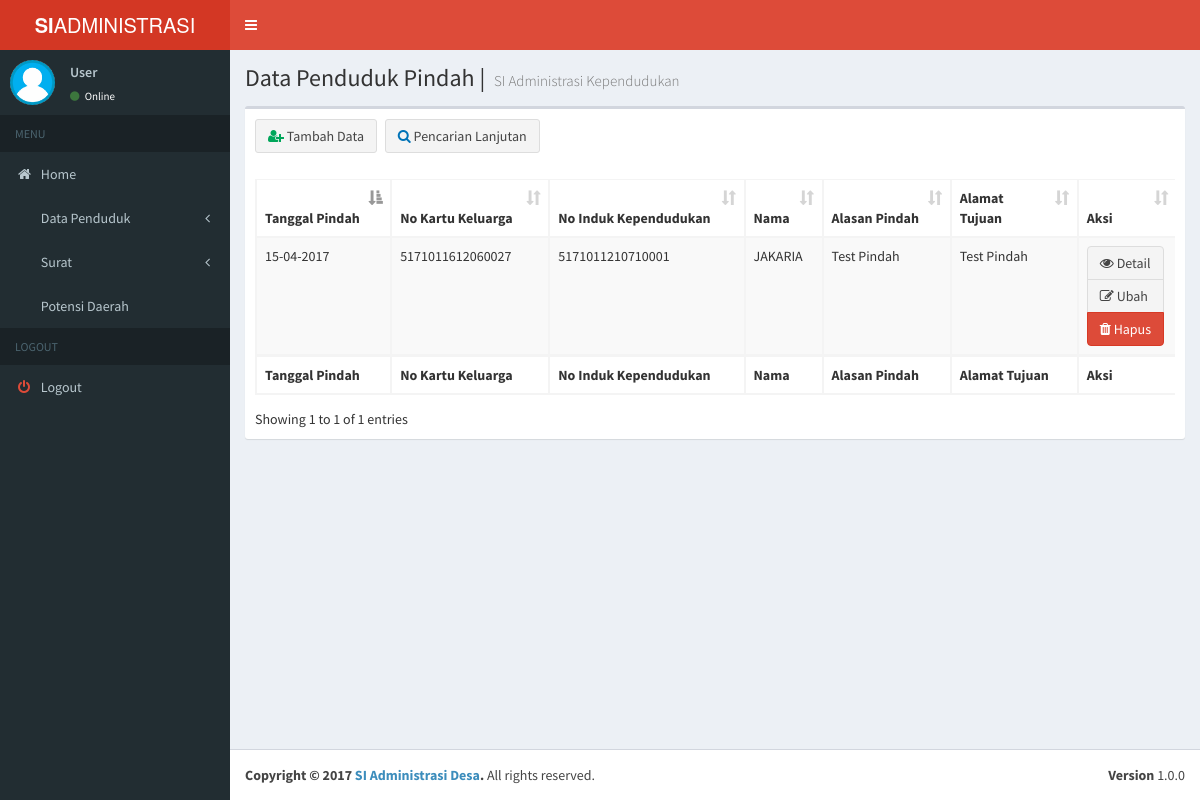
Screenshot of /index.php/pindah with the database file from the repository.
### tables this page shows
CREATE TABLE `t_pindah` (
  `id_pindah` int(11) NOT NULL,
  `no_kk` varchar(20) DEFAULT NULL,
  `id_kepala_keluarga` int(11) NOT NULL,
  `tgl_pindah` date DEFAULT NULL,
  `alasan_pindah` varchar(255) DEFAULT NULL,
  `alamat_tujuan` varchar(255) DEFAULT NULL,
  `id_provinsi` int(11) DEFAULT NULL,
  `id_kabupaten` int(11) DEFAULT NULL,
  `id_kecamatan` int(11) DEFAULT NULL,
  `id_desa` int(11) DEFAULT NULL,
  `id_banjar` int(11) DEFAULT NULL,
  `keterangan` varchar(255) DEFAULT NULL,
  `created_by` int(11) NOT NULL,
  `created_at` timestamp NOT NULL DEFAULT CURRENT_TIMESTAMP,
  `updated_by` int(11) NOT NULL,
  `updated_at` timestamp NOT NULL DEFAULT '0000-00-00 00:00:00' ON UPDATE CURRENT_TIMESTAMP,
  `status` tinyint(4) NOT NULL DEFAULT '1'
);

CREATE TABLE `t_penduduk` (
  `id_penduduk` int(11) NOT NULL,
  `periode_data` varchar(4) DEFAULT NULL,
  `no_kk` varchar(20) DEFAULT NULL,
  `status_kk` int(11) DEFAULT NULL,
  `nik` varchar(20) DEFAULT NULL,
  `nama` varchar(100) DEFAULT NULL,
  `tempat_lahir` varchar(50) DEFAULT NULL,
  `tgl_lahir` date DEFAULT NULL,
  `jk` tinyint(4) DEFAULT NULL,
  `alamat_saat_ini` varchar(255) DEFAULT NULL,
  `id_agama` int(11) DEFAULT NULL,
  `id_pendidikan` int(11) DEFAULT NULL,
  `pekerjaan` varchar(100) DEFAULT NULL,
  `telepon` varchar(20) DEFAULT NULL,
  `status_kawin` tinyint(4) DEFAULT NULL,
  `nama_ibu` varchar(100) DEFAULT NULL,
  `nama_ayah` varchar(100) DEFAULT NULL,
  `kewarganegaraan` varchar(20) DEFAULT NULL,
  `status_kependudukan` int(11) DEFAULT NULL COMMENT 'penduduk asli, pendatang, pindah, meninggal',
  `foto` varchar(255) DEFAULT NULL,
  `created_by` int(11) NOT NULL,
  `created_at` timestamp NOT NULL DEFAULT CURRENT_TIMESTAMP,
  `updated_by` int(11) NOT NULL,
  `updated_at` timestamp NOT NULL DEFAULT '0000-00-00 00:00:00' ON UPDATE CURRENT_TIMESTAMP,
  `status` tinyint(4) NOT NULL DEFAULT '1'
);

### application/controllers/Pindah.php (called while the page is built, shortened)
<?php
class Pindah extends CI_Controller {
	function __construct()
	{
		$this->load->model('pindah_model', 'pindah', true);
		$this->load->model('pendatang_model', 'pendatang', true);
		$this->load->model('penduduk_model', 'penduduk', true);
	}
	public function index()
	{
		$data['data'] = $this->pindah->getpindah();
		$data['body'] = $this->load->view('view_pindah', $data, true);
		$this->load->view('template', $data);
	}
}

### index.php (called while the page is built, shortened)
<?php
require_once BASEPATH.'core/CodeIgniter.php';

### application/models/Pindah_model.php (called while the page is built, shortened)
<?php
class Pindah_model extends CI_Model {
	public function getpindah()
	{
		$query = $this->db->query('select p.*,
			tp.nama as nama_penduduk, tp.nik, tp.nama as nama_kepala_keluarga, tp.nama_ayah, tp.nama_ibu,
			mp.provinsi,
			mk.kabupaten,
			mkc.kecamatan,
			md.desa,
			mb.banjar
			from t_pindah p
			inner join t_penduduk tp on tp.id_penduduk=p.id_kepala_keluarga
			inner join m_provinsi mp on mp.id_provinsi=p.id_provinsi
			inner join m_kabupaten mk on mk.id_kabupaten=p.id_kabupaten
			inner join m_kecamatan mkc on mkc.id_kecamatan=p.id_kecamatan
			inner join m_desa md on md.id_desa=p.id_desa
			inner join m_banjar mb on mb.id_banjar=p.id_banjar
			where p.status <> 0');
		if($query->num_rows() > 0)
		{
			return $query->result();
		}
		else
		{
			return false;
		}
	}
}

### application/views/view_pindah.php (the view, shortened to what this page needs)
<div class="content-wrapper">
  <section class="content-header">
    <h1>
      Data Penduduk Pindah |
      <small>SI Administrasi Kependudukan</small>
    </h1>
  </section>
  <section class="content">
    <div class="row">
      <div class="col-xs-12">
        <div class="box">
          <div class="box-header">
            <a style="margin-right: 5px;" href="<?=site_url('pindah/tambah')?>" class="btn btn-default"><i class="fa fa-user-plus text-green"></i> Tambah Data</a>
            <a href="<?=site_url('pindah/pencarian')?>" class="btn btn-default"><i class="fa fa-search text-blue"></i> Pencarian Lanjutan</a>
          </div>
          <div class="box-body table-responsive">
            <table id="example2" class="table table-bordered table-striped">
              <thead>
              <tr>
                <th>Tanggal Pindah</th>
                <th>No Kartu Keluarga</th>
                <th>No Induk Kependudukan</th>
                <th>Nama</th>
                <th>Alasan Pindah</th>
                <th>Alamat Tujuan</th>
                <th style="width: 10px;">Aksi</th>
              </tr>
              </thead>
              <tbody>
              <?php
                if(is_object($data) || is_array($data)) :
                  foreach ($data as $row) :
              ?>
              <tr>
                <td>
                  <?php
                    $date=date_create($row->tgl_pindah);
                    $newdate=date_format($date,"d-m-Y");
                    echo $newdate;
                  ?>
                </td>
                <td><?=$row->no_kk?></td>
                <td><?=$row->nik?></td>
                <td><?=$row->nama_penduduk?></td>
                <td><?=$row->alasan_pindah?></td>
                <td><?=$row->alamat_tujuan?></td>
                <td>
                  <div class="btn-group-vertical">
                    <button type="button" class="btn btn-default" onClick="window.location.href='<?=site_url('pindah/detail/'.$row->id_pindah)?>'">
                      <div class="pull-left">
                        <i class="fa fa-eye"></i> Detail
                      </div>
                    </button>
                    <button type="button" class="btn btn-default" onClick="window.location.href='<?=site_url('pindah/edit/'.$row->id_pindah)?>'">
                      <div class="pull-left">
                        <i class="fa fa-edit"></i> Ubah
                      </div>
                    </button>
                    <button type="button" class="btn btn-danger" onClick="window.location.href='<?=site_url('pindah/hapus/'.$row->id_pindah)?>'">
                      <div class="pull-left">
                        <i class="fa fa-trash"></i> Hapus
                      </div>
                    </button>
                  </div>
                </td>
              </tr>
              <?php
                  endforeach;
                endif;
              ?>
              </tbody>
              <tfoot>
              <tr>
                <th>Tanggal Pindah</th>
                <th>No Kartu Keluarga</th>
                <th>No Induk Kependudukan</th>
                <th>Nama</th>
                <th>Alasan Pindah</th>
                <th>Alamat Tujuan</th>
                <th>Aksi</th>
              </tr>
              </tfoot>
            </table>
          </div>
        </div>
      </div>
    </div>
  </section>
</div>

### rows the page displays
t_pindah: tgl_pindah "15-04-2017", no_kk "5171011612060027", t_penduduk.nik "5171011210710001", t_penduduk.nama "JAKARIA", alasan_pindah "Test Pindah", alamat_tujuan "Test Pindah"
